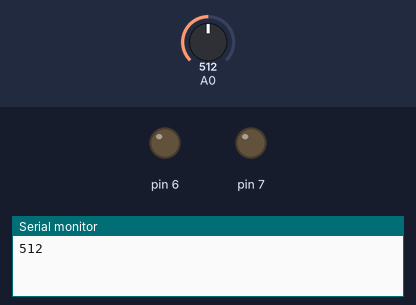
Recording of a sketch running on a simulated Arduino Uno, built with avr-gcc and run on an emulated ATmega328P. On the bench: output pins drawn as LEDs (lit = HIGH), the last lines printed to the serial monitor. Inputs (shaded band) come from the test bench; at power-on: A0 = 512.

Above: at 0.01 s.
At 1.2 s:
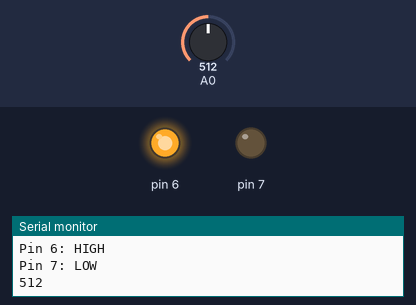
1.3 s: A0 set to 684
4.3 s: A0 set to 717
At 5.4 s:
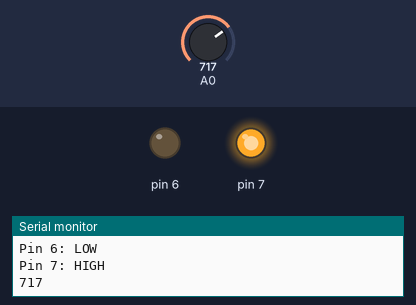
Timing chart, 0 to 7.3 s (numbered marks = the images above; inputs shaded):
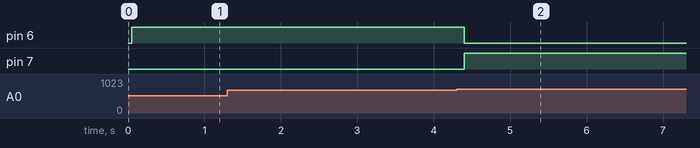

Measured:
- the behaviour switches between 699 and 700 on A0 (found by bisection; images 1 and 2)
- after the input at 4.3 s, pin 6: HIGH → LOW after 0.10 s; pin 7: LOW → HIGH after 0.10 s

The sketch:

watering_system.ino
```cpp
int val = 0;
 void setup()
 {
 Serial.begin(9600);
 pinMode(A0, INPUT);
 pinMode(6, OUTPUT);
pinMode(7, OUTPUT);
 }
 void loop()
 {
 val = analogRead(A0);

 Serial.println(val);
 delay(50);
 if (val >= 700)
 {
 digitalWrite(6, LOW);
 digitalWrite(7, HIGH);
 }
 else
 {
 digitalWrite(6, HIGH);
 digitalWrite(7, LOW);
 }
 printOutputState();
 }
 void printOutputState()
 {
 Serial.print("Pin 6: ");
 Serial.println(digitalRead(6) == HIGH ? "HIGH" : "LOW");
 Serial.print("Pin 7: ");
 Serial.println(digitalRead(7) == HIGH ? "HIGH" : "LOW");
 }
```
